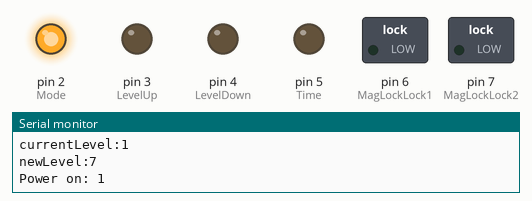
This sketch was run on a simulated Arduino Uno, built with avr-gcc and run on an emulated ATmega328P. Shown: switched loads named in the sketch (green lamp = pin HIGH), output pins drawn as LEDs (lit = HIGH), the last lines printed to the serial monitor. Random numbers use the default seed unless the sketch sets one; pins used as bus, display or sensor lines are not drawn.

Above: at 6.2 s.
At 10.2 s:
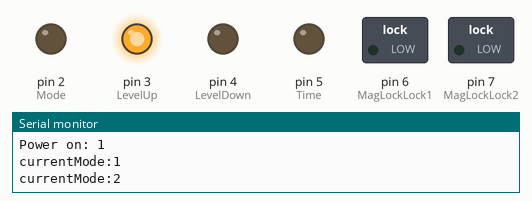
At 33.2 s:
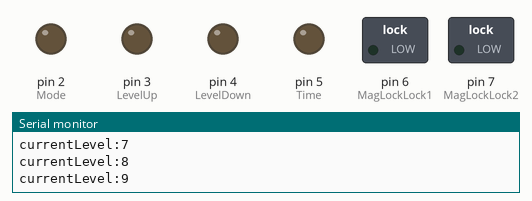
Timing chart, 0 to 42.1 s (numbered marks = the images above):
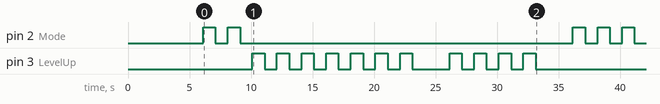

Measured:
- by itself, pin 2 (Mode): LOW → HIGH at 6.1 s, → LOW 1.0 s later, → HIGH 1.0 s later, → LOW 1.0 s later, … (10 changes in this stretch)
- by itself, pin 3 (LevelUp): goes 6 × (HIGH 1.0 s, LOW 1.0 s), HIGH 1.0 s, LOW 3.0 s, 3 × (HIGH 1.0 s, LOW 1.0 s), HIGH 1.0 s, then LOW

The sketch:

ETM_V2.ino
```cpp
/*
 * Electro Digital Therapy control
 *
 * Control switches of EDT via relays switched from micro board, probably from web page
 * Random delayed on/off ,random mode, random start level, time based incrementing
 * V0 - On Startup:
 *    -leds for delay power on work
 *    -leds for mode change work
 *    -leds for power levels on work
 * V1 - working with time increments and changing power levels and modes
 *    - time increment achieved
 *    - power level increment achieved
 * V2 - at max power level =13, change to different mode
 */

// Define constants

const int maxTimeOn = 15;           //device max on time
const long timeMulitplier = 1000;  // mulitplier to convert minutes to mircoseconds...varible for testing
const int relayOntime = 1000;      // time to leave relays activated on
const int delay_ms = 1000;
bool StartUp = false;              // use to set up start values

 //define variables
  long timeNow;           //use for millis()
  long onTime = 10000;            //ms time to stay on for. Get from analog or other
  long timeDelayOn;       // delay before switching on
  int currentMode = 1;       // current mode set
  int nextMode;          //mode to switch to
  int startLevel = 1;        // starting power level
  long levelIncrementTime; // time between increasing levels
  long IncrementTime; // time between increasing levels
  int levelIncrements;   // number of steps increase power level after each time increment
  int currentLevel = 1;      // current power level
  int newLevel;          // next power level

 //define arrays to get random values
  int timeDelayOnArray[5] = {2.5, 3, 3.5, 4, 4.5};    // hold delay time before switching on
  int nextModeArray[] = {1,2,3,4,5,6,7,8};  // hold current mode
  int startLevelArray[] = {4,5,6,7,8};      // hold power levelto start with ;
  long levelIncrementTimeArray[] = {1,2,3}; // hold time between increasing levels
  long segmentTimeArray[] = {2, 3, 4};        // divide segemnts into timeOn between increasing levels
  int levelIncrementsArray[] = {1,2,3,4};    // increments to step level by

//define pins
//outputs to relays
const int TimeIn = 10;       //Set on analog pin if reading time in on display
const int Power = 11;
const int Mode = 2;
const int LevelUp = 3;
const int LevelDown = 4;
const int Time = 5;
// if using mag lock
const int MagLockLock1 = 6;
const int MagLockLock2 = 7;
const int MagLockSwitch1 = 8;
const int MagLockSwitch2 = 9;

//***********************************************
//preload functions
void startUp();
void timeOnDelay();
void modeChoose();
void startingLevel();
void incrementMode();
void incrementLevel();
void incrementTime();
void printSerial();

//*************************************************

//**************************************************
void setup() {
// initialize serial comms 9600
  Serial.begin(9600);

//define pins input/outputs
pinMode(MagLockSwitch1, INPUT);
pinMode(MagLockSwitch2, INPUT);
pinMode(Power, OUTPUT);
pinMode(Mode, OUTPUT);
pinMode(LevelUp, OUTPUT);
pinMode(LevelDown, OUTPUT);
pinMode(Time, OUTPUT);
pinMode(MagLockLock1, OUTPUT);
pinMode(MagLockLock2, OUTPUT);

//set Output states
digitalWrite(Power, LOW);
digitalWrite(Mode, LOW);
digitalWrite(Time, LOW);
digitalWrite(LevelUp, LOW);
digitalWrite(LevelDown, LOW);
digitalWrite(MagLockLock1, LOW);
digitalWrite(MagLockLock2, LOW);


//initialise setup for power up
      timeOnDelay();
      modeChoose();
      startingLevel();
      incrementTime();
      incrementLevels();
       Serial.println("Initial setup:" );
       printSerial();
        Serial.println("........" ); Serial.println("........" );
      delay(delay_ms);   //delay for testing
      delay(delay_ms);   //delay for testing

}

void loop()
  {

  timeNow = millis();
  //is it time to switch unit on
  if (StartUp == false)
      {

  // test for delay start time passed
        if (timeNow > timeDelayOn)
  // if true, switch on and set mode and power levels
            {
              startUp();
              incrementMode();//mode
              incrementLevel(); //power level
              }
        }

   printSerial();
 delay(delay_ms);   //delay for testing
 delay(delay_ms);   //delay for testing

 // is it time to change power level?
 if ((timeNow - IncrementTime)> levelIncrementTime)
    {//increment power level by levelIncrements
      newLevel = currentLevel + levelIncrements;
          if (newLevel >= 13)
                {nextMode = nextMode +levelIncrements;
                 incrementMode();
                }
          else
              {
               //for loop to increase current Level to next Level
               for (currentLevel ;currentLevel <= newLevel; ++currentLevel)
                  {
                    digitalWrite(LevelUp, HIGH);
                    delay(relayOntime);
                    digitalWrite(LevelUp, LOW);
                    delay(delay_ms);   //delay for testing
                    Serial.print("currentLevel:" );
                    Serial.println(currentLevel);
                   }
              }

     currentLevel = newLevel;

    }


  }

void printSerial()
  {
  Serial.print("timeDelayOn:" );
  Serial.println(timeDelayOn);
  Serial.print("currentMode:" );
  Serial.println(currentMode);
  Serial.print("nextMode:" );
  Serial.println(nextMode);
  Serial.print("currentLevel:" );
  Serial.println(currentLevel);
  Serial.print("newLevel:" );
  Serial.println(newLevel);
  }

//Get values for start up
void startUp()
{
  StartUp = true;
  digitalWrite(Power, HIGH);
  delay(relayOntime);
  digitalWrite(Power, LOW);
  delay(delay_ms);   //delay for testing
  Serial.print("Power on: " );
  Serial.println(StartUp);
}

void timeOnDelay()
  {
  // timeDelayOnArray[4]
  int randIndex = (int)random(0, 4);
  int timeDelay = timeDelayOnArray[randIndex];
  timeDelayOn = timeDelay * timeMulitplier;
 //Serial.println(timeDelayOn);
  }

void modeChoose()
  {
  // nextModeArray[] = {1,2,3,4,5,6,7,8};
  int randIndex = (int)random(0, 8);
  nextMode = nextModeArray[randIndex];
  // Serial.println(nextMode);
 }

 void startingLevel()
 {
   //startLevelArray[] = {4,5,6,7,8};
  int randIndex = (int)random(0, 5);
  newLevel = startLevelArray[randIndex];
  }

 void incrementMode(){
  if (currentMode != nextMode)
   {
     //for loop to decrease current mode to next mode
          for (currentMode ;currentMode >= nextMode; --currentMode)
              {
              digitalWrite(Mode, HIGH);
              delay(relayOntime);
              digitalWrite(Mode, LOW);
              delay(delay_ms);   //delay for testing
              Serial.print("currentMode:" );
              Serial.println(currentMode);
              }

    //for loop to increase current mode to next mode
          for (currentMode ; currentMode <= nextMode; ++currentMode)
              {
              digitalWrite(Mode, HIGH);
              delay(relayOntime);
              digitalWrite(Mode, LOW);
              delay(delay_ms);   //delay for testing
             Serial.print("currentMode:" );
              Serial.println(currentMode);
              }

     currentMode = nextMode;
    }
 }

   void incrementLevel(){
    if (currentLevel != newLevel)
   {
     //for loop to increase current Level to next Level
          for (currentLevel ;currentLevel >= newLevel; --currentLevel)
              {
              digitalWrite(LevelDown, HIGH);
              delay(relayOntime);
              digitalWrite(LevelDown, LOW);
              delay(delay_ms);   //delay for testing
              Serial.print("currentLevel:" );
              Serial.println(currentMode);
              }

    //for loop to increase current Level to next Level
          for (currentLevel ;currentLevel <= newLevel; ++currentLevel)
              {
              digitalWrite(LevelUp, HIGH);
              delay(relayOntime);
              digitalWrite(LevelUp, LOW);
              delay(delay_ms);   //delay for testing
             Serial.print("currentLevel:" );
              Serial.println(currentLevel);
              }

     currentLevel = newLevel;
    }
    }

 void incrementTime()
 {
  // segmentTimeArray[] = {2,2,3};
  //onTime
  int randIndex = (int)random(0, 4);
  int divideBy = segmentTimeArray[randIndex];
  levelIncrementTime = onTime / divideBy;
 Serial.print("levelIncrementTime: ");
 Serial.println(levelIncrementTime);
 }

 void incrementLevels()
{
   // levelIncrementsArray[] = {1,2,3,4};    // increments to step level by
  int randIndex = (int)random(0, 4);
  levelIncrements = levelIncrementsArray[randIndex];
  Serial.print("levelIncrement: ");
  Serial.println(levelIncrements);
}
```
